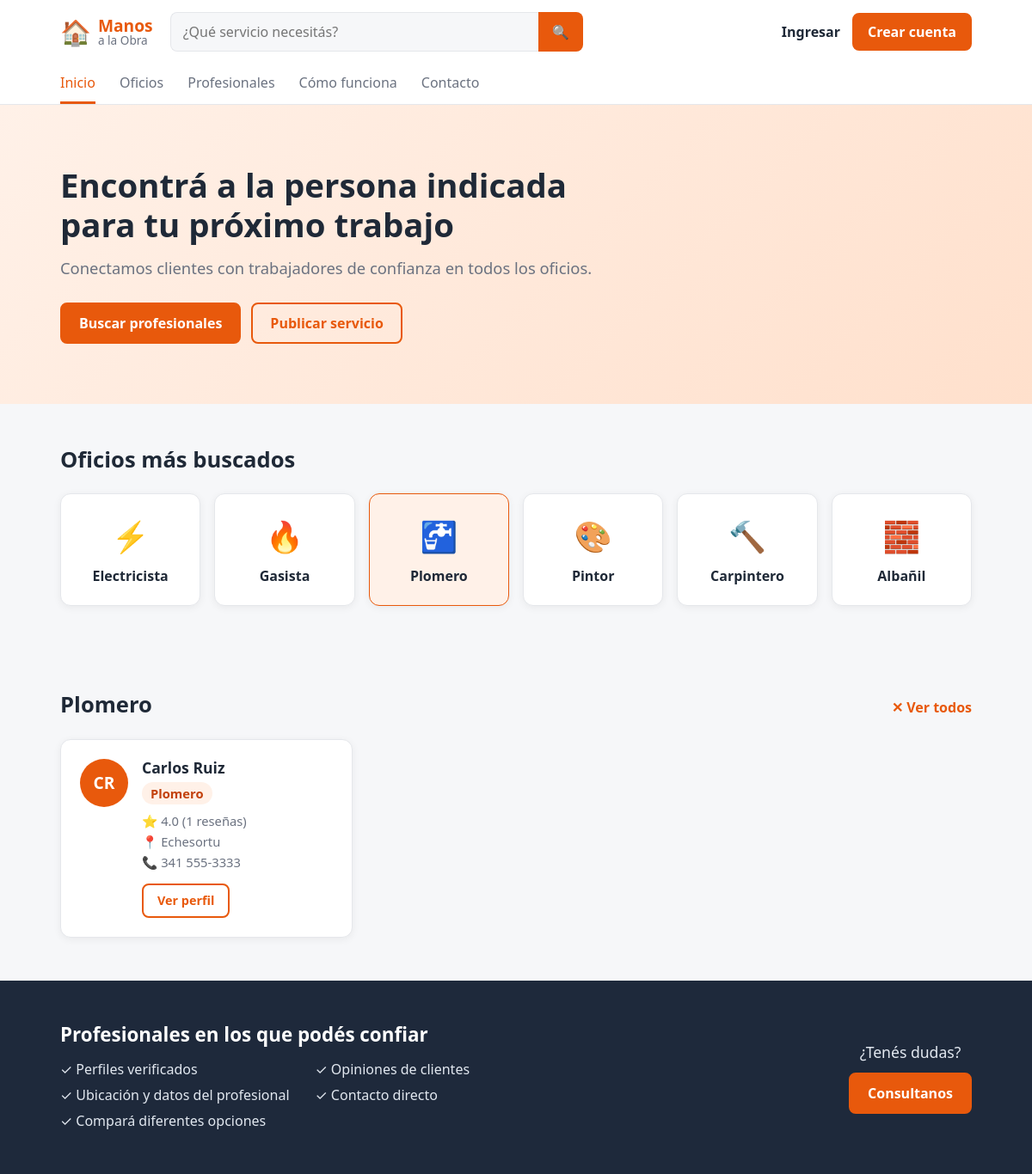
Page /index.php?oficio=Plomero on the committed database.
### tables this page shows
CREATE TABLE profesionales (
    id INT AUTO_INCREMENT PRIMARY KEY,
     
    nombre VARCHAR(60) NOT NULL,
    apellido VARCHAR(60) NOT NULL,
    email VARCHAR(120) NOT NULL UNIQUE,
    password VARCHAR(255) NOT NULL,
    iniciales VARCHAR(5) NOT NULL,
     
    oficio VARCHAR(60) NULL,
    descripcion VARCHAR(300) NULL,
    ubicacion VARCHAR(100) NULL,
    telefono VARCHAR(30) NULL,
    experiencia INT NULL,
    fecha_alta DATE NULL,
    fecha_baja DATE NULL,
     
     
    valoracion DECIMAL(2,1) DEFAULT 0,
    cantidad_resenas INT DEFAULT 0,
    creado_en TIMESTAMP DEFAULT CURRENT_TIMESTAMP
);

### index.php (the view, shortened to what this page needs)
<?php
require "config.php";
$buscar = trim($_GET["buscar"] ?? "");
$oficio = trim($_GET["oficio"] ?? "");
$sql = "SELECT * FROM profesionales
        WHERE oficio IS NOT NULL
          AND (fecha_baja IS NULL OR fecha_baja >= CURDATE())";
$tipos = "";
$valores = [];
if ($oficio !== "") {
    $sql .= " AND oficio = ?";
    $tipos .= "s";
    $valores[] = $oficio;
}
$sql .= " ORDER BY valoracion DESC, cantidad_resenas DESC";
$consulta = $conexion->prepare($sql);
if ($tipos !== "") {
    $consulta->bind_param($tipos, ...$valores);
}
$consulta->execute();
$resultado_profesionales = $consulta->get_result();
if ($oficio !== "") {
    $titulo_profesionales = $oficio;
} elseif ($buscar !== "") {
    $titulo_profesionales = "Resultados para \"" . $buscar . "\"";
} else {
    $titulo_profesionales = "Profesionales destacados";
}
$oficios_destacados = [
    "Electricista" => "⚡",
    "Gasista"      => "🔥",
    "Plomero"      => "🚰",
    "Pintor"       => "🎨",
    "Carpintero"   => "🔨",
    "Albañil"      => "🧱",
];
if (!isset($_SESSION["usuario_id"])) {
    $link_publicar = "registro.php";
} elseif ($_SESSION["usuario_tipo"] === "profesional") {
    $link_publicar = "postular.php";
} else {
    $link_publicar = "";
}
?>
<!DOCTYPE html>
<html lang="es">
<head>
    <link rel="stylesheet" href="style.css">
</head>
<body>
    <header class="header-principal">
        <div class="barra-superior">
            <a href="index.php" class="logo">
                <span class="logo-icono">🏠</span>
                <span class="logo-texto"><strong>Manos</strong><span>a la Obra</span></span>
            </a>
            <form class="buscador" action="index.php#profesionales" method="get">
                <input type="search" name="buscar" placeholder="¿Qué servicio necesitás?" value="<?php echo htmlspecialchars($buscar); ?>">
                <button type="submit" aria-label="Buscar">🔍</button>
            </form>
            <div class="acciones">
                <?php if (isset($_SESSION["usuario_nombre"])): ?>
                    <span class="link-ingresar">Hola, <?php echo htmlspecialchars($_SESSION["usuario_nombre"]); ?></span>
                    <?php if (($_SESSION["usuario_tipo"] ?? "") === "profesional"): ?>
                        <a href="postular.php" class="btn-publicar">Postular servicio</a>
                    <?php endif; ?>
                    <a href="logout.php" class="btn-publicar">Salir</a>
                <?php else: ?>
                    <a href="login.php" class="link-ingresar">Ingresar</a>
                    <a href="registro.php" class="btn-publicar">Crear cuenta</a>
                <?php endif; ?>
            </div>
        </div>
        <nav class="barra-menu">
            <a href="index.php" class="activo">Inicio</a>
            <a href="#oficios">Oficios</a>
            <a href="#profesionales">Profesionales</a>
            <a href="#">Cómo funciona</a>
            <a href="#">Contacto</a>
        </nav>
    </header>
    <section class="hero">
        <div class="contenedor">
            <div class="hero-texto">
                <h1>Encontrá a la persona indicada para tu próximo trabajo</h1>
                <p>Conectamos clientes con trabajadores de confianza en todos los oficios.</p>
                <div class="hero-botones">
                    <a href="#profesionales" class="boton boton-lleno">Buscar profesionales</a>
                    <?php if ($link_publicar !== ""): ?>
                        <a href="<?php echo $link_publicar; ?>" class="boton boton-borde">Publicar servicio</a>
                    <?php endif; ?>
                </div>
            </div>
        </div>
    </section>
    <section class="seccion">
        <div class="contenedor">
            <h2 class="seccion-titulo" id="oficios">Oficios más buscados</h2>
            <div class="oficios-grid">
                <?php foreach ($oficios_destacados as $nombre_oficio => $icono): ?>
                    <a href="index.php?oficio=<?php echo urlencode($nombre_oficio); ?>#profesionales"
                       class="oficio-card <?php echo $oficio === $nombre_oficio ? "elegido" : ""; ?>">
                        <span class="icono"><?php echo $icono; ?></span>
                        <p><?php echo $nombre_oficio; ?></p>
                    </a>
                <?php endforeach; ?>
            </div>
        </div>
    </section>
    <section class="seccion">
        <div class="contenedor">
            <div class="seccion-encabezado">
                <h2 class="seccion-titulo" id="profesionales"><?php echo htmlspecialchars($titulo_profesionales); ?></h2>
                <?php if ($buscar !== "" || $oficio !== ""): ?>
                    <a href="index.php#profesionales" class="ver-todos">✕ Ver todos</a>
                <?php endif; ?>
            </div>
            <div class="profesionales-grid">
                <?php while ($profesional = $resultado_profesionales->fetch_assoc()): ?>
                    <div class="profesional-card">
                        <div class="profesional-avatar"><?php echo htmlspecialchars($profesional["iniciales"]); ?></div>
                        <div class="profesional-info">
                            <h3><?php echo htmlspecialchars($profesional["nombre"] . " " . $profesional["apellido"]); ?></h3>
                            <p class="oficio"><?php echo htmlspecialchars($profesional["oficio"]); ?></p>
                            <p class="valoracion">⭐ <?php echo $profesional["valoracion"]; ?> (<?php echo $profesional["cantidad_resenas"]; ?> reseñas)</p>
                            <p class="ubicacion">📍 <?php echo htmlspecialchars($profesional["ubicacion"] ?? ""); ?></p>
                            <?php if (!empty($profesional["telefono"])): ?>
                                <p class="telefono">📞 <?php echo htmlspecialchars($profesional["telefono"]); ?></p>
                            <?php endif; ?>
                            <a href="perfil.php?id=<?php echo $profesional["id"]; ?>" class="boton boton-borde">Ver perfil</a>
                        </div>
                    </div>
                <?php endwhile; ?>
            </div>
        </div>
    </section>
        <footer class="pie-pagina">
        <div class="contenedor">
            <div class="pie-confianza">
                <h2>Profesionales en los que podés confiar</h2>
                <ul>
                    <li>✓ Perfiles verificados</li>
                    <li>✓ Opiniones de clientes</li>
                    <li>✓ Ubicación y datos del profesional</li>
                    <li>✓ Contacto directo</li>
                    <li>✓ Compará diferentes opciones</li>
                </ul>
            </div>
            <div class="pie-ayuda">
                <p>¿Tenés dudas?</p>
                <a href="#" class="boton boton-lleno">Consultanos</a>
            </div>
        </div>
    </footer>
</body>
</html>

### rows in the picture
profesionales: iniciales "CR", nombre+apellido "Carlos Ruiz", oficio "Plomero", valoracion "4.0", cantidad_resenas "1", ubicacion "Echesortu", telefono "341 555-3333"

### other values in the picture
$icono "⚡"
$nombre_oficio "Electricista"
$icono "🔥"
$nombre_oficio "Gasista"
$icono "🚰"
$nombre_oficio "Plomero"
$icono "🎨"
$nombre_oficio "Pintor"
$icono "🔨"
$nombre_oficio "Carpintero"
$icono "🧱"
$nombre_oficio "Albañil"
$titulo_profesionales "Plomero"
